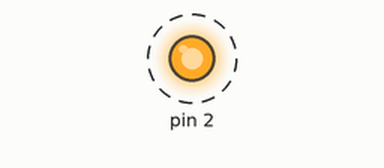
A sketch run on a simulated Arduino Uno, built with avr-gcc and run on an emulated ATmega328P. Shown: output pins drawn as LEDs (lit = HIGH). Dashed ring = blinking.

Above: at 0.2 s.
Timing chart, 0 to 3.0 s (numbered marks = the images above):
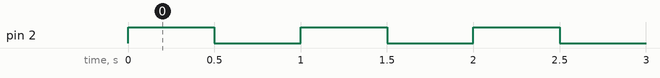

The sketch:

alarm_test.ino
```cpp
void setup() {
  // put your setup code here, to run once:
pinMode(2, OUTPUT);
}

void loop() {
  // put your main code here, to run repeatedly:
digitalWrite(2,HIGH);
delay(500);
digitalWrite(2,LOW);
delay(500);
}
```

Measured:
- by itself, pin 2: alternates HIGH for 0.50 s and LOW for 0.50 s
